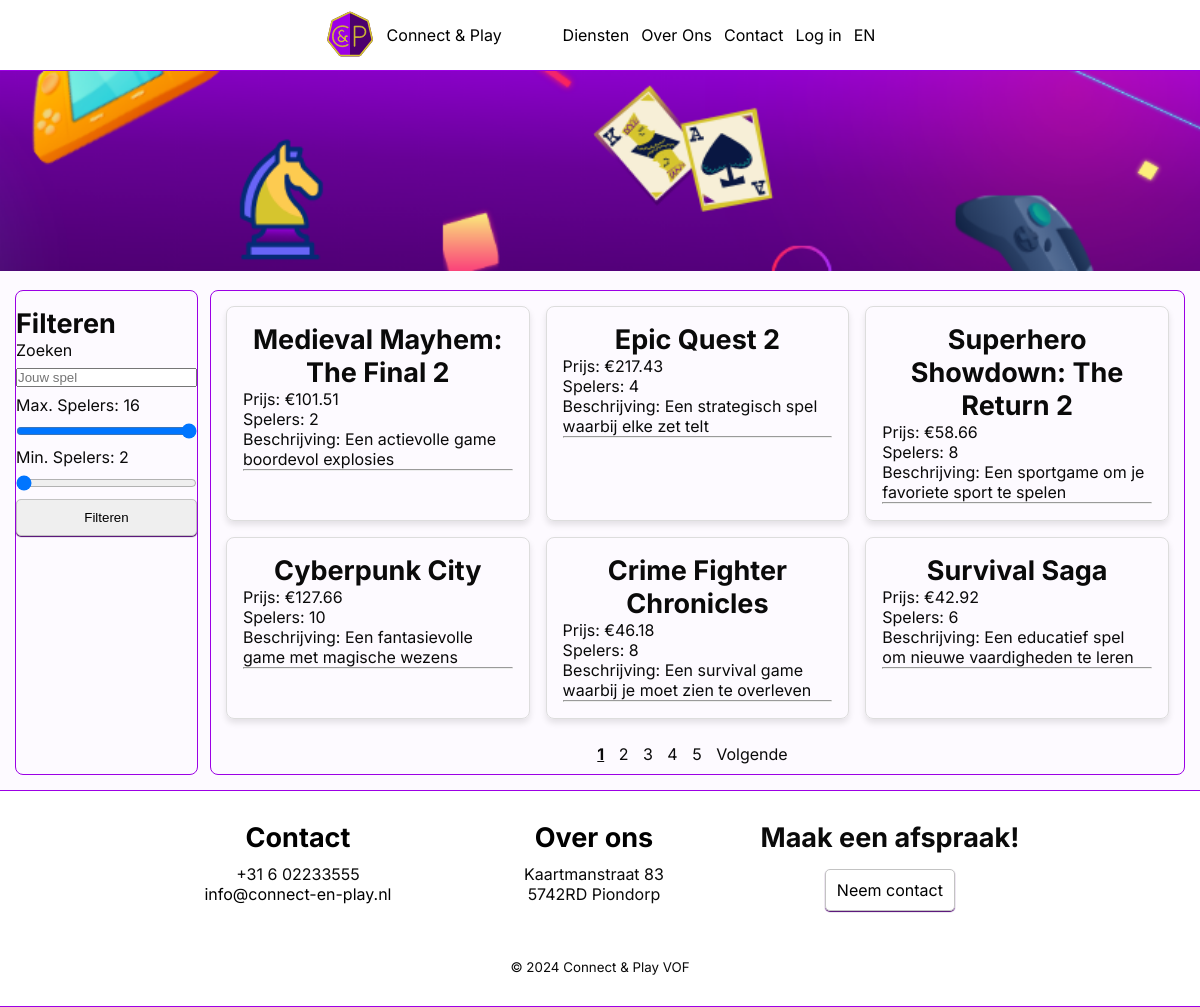
Screenshot of /webshop.php with the database file from the repository.
### tables this page shows
CREATE TABLE `game` (
  `game_id` int(11) NOT NULL,
  `players` int(11) NOT NULL,
  `price` decimal(10,2) NOT NULL,
  `duration` int(11) DEFAULT NULL CHECK (`duration` > 0),
  `name` varchar(150) NOT NULL,
  `description` mediumtext NOT NULL,
  `difficulty` varchar(20) NOT NULL,
  `left_in_stock` int(11) NOT NULL
);

### php/Shared/Database.php (called while the page is built, shortened)
<?php
class Database
{
    private static ?PDO $connection = null;
    public static function connect(
        string $servername = "mariadb",
        string $username = "root",
        string $password = "",
        string $name = "webshop"
    ): PDO {
        if (self::$connection === null) {
            self::$connection = new PDO("mysql:host={$servername};dbname={$name};charset=utf8mb4", $username, $password);
            self::$connection->setAttribute(PDO::ATTR_ERRMODE, PDO::ERRMODE_EXCEPTION);
            self::$connection->setAttribute(PDO::ATTR_DEFAULT_FETCH_MODE, PDO::FETCH_ASSOC);
        }
        return self::$connection;
    }
}

### php/Shop/Controllers/WebshopController.php (called while the page is built, shortened)
<?php
require_once '/var/www/php/Shop/DataAccess/GameRepository.php';
class WebshopController {
    private GameRepository $gameRepository;
    private string $searchQuery;
    private int $maxPlayers = 16;
    private int $minPlayers = 2;
    private bool $filterActive = false;
    private array $games = [];
    private int $gamesPerPage = 6;
    public function __construct() {
        $this->gameRepository = new GameRepository();
    }
    public function getCurrentPage(): int {
        return isset($_GET['page']) ? (int)$_GET['page'] : 1;
    }
    public function getGames(): array
    {
        $offset = ($this->getCurrentPage() - 1) * $this->gamesPerPage;
        return array_slice(
            $this->games,
            $offset,
            $this->gamesPerPage
        );
    }
    public function fetchGames(int $amountOfGames = 0): void {
        if ($amountOfGames > 0) {
            $this->gamesPerPage = $amountOfGames;
        } else {
            $this->gamesPerPage = 6;
        }
        $this->games = $this->gameRepository->getGames();
        $this->games = $this->filterGames($this->games);
    }
    public function getTotalOfGames(): int {
        return count($this->games);
    }
    public function getTotalPages(): int {
        return ceil($this->getTotalOfGames() / $this->gamesPerPage);
    }
    private function filterGames(array $games): array
    {
        if (!$this->filterActive) {
            return $games;
        }
        $games = array_filter($games, function($game) {
            return $game->getPlayers() >= $this->minPlayers;
        });
        $games = array_filter($games, function($game) {
            return $game->getPlayers() <= $this->maxPlayers;
        });
        $games = array_filter($games, function($game) {
            return str_contains(
                strtolower($game->getName()),
                strtolower($this->searchQuery)
            ) || str_contains(
                strtolower($game->getDescription()),
                strtolower($this->searchQuery)
            );
        });
        return $games;
    }
    public function getFilterParams(): string
    {
        return "";
    }
}
?>

### php/Shop/DataAccess/GameRepository.php (called while the page is built, shortened)
<?php
require_once '/var/www/php/Shared/Database.php';
require_once '/var/www/php/Shop/Domain/Game.php';
class GameRepository
{
    private PDO $db;
    public function __construct()
    {
        try {
            $this->db = Database::connect();
        } catch (PDOException $e) {
            echo "Fout bij het verbinden met de database: " . $e->getMessage();
            exit;
        }
    }
    public function getGames(): array
    {
        $allGames = [];
        $stmtGame = $this->db->prepare("SELECT * FROM `game`");
        $stmtGame->execute();
        $gameRows = $stmtGame->fetchAll();
        foreach ($gameRows as $row) {
            $allGames[] = new Game(
                (int) $row['players'],
                (float) $row['price'],
                (int) $row['duration'],
                (string) $row['name'],
                (string) $row['description'],
                (string) $row['difficulty'],
                (int) $row['left_in_stock'],
                (int) $row['game_id']
            );
        }
        return $allGames;
    }
}
?>

### php/Shop/Domain/Game.php (called while the page is built, shortened)
<?php
class Game
{
    public function getId(): int
    {
        return $this->id;
    }
    public function getPlayers(): int
    {
        return $this->players;
    }
    public function getPrice(): float
    {
        return $this->price;
    }
    public function getName(): string
    {
        return $this->name;
    }
    public function getDescription(): string
    {
        return $this->description;
    }
}
?>

### public/webshop.php (the view, shortened to what this page needs)
<?php
require_once '../php/Shared/header.php';
require_once '../php/Shop/controllers/WebshopController.php';
$controller = new WebshopController();
$currentPage = $controller->getCurrentPage();
$controller->fetchGames();
?>
<img class="banner-img" src="images/bannerImg.jpg" alt="Banner afbeelding" />
<div id="webshopContainer" class="mb-flex-col flex flex-nowrap py-15 px-15">
    <div id="productfilter" class="col-2 product-accent-border flex justify-center">
        <aside class="filter-sectie mb-col-12">
            <h3>Filteren</h3>
            <form class="flex mb-flex-col">
				<div class="flex flex-col col-12">
					<label for="zoekfunctie">Zoeken</label>
					<input type="text" id="zoekfunctie" name="search" placeholder="Jouw spel" value="<?php echo $_GET["search"] ?? ""; ?>">
				</div>
				<div class="flex flex-col col-12">
					<label for="maxspelers">Max. Spelers: <span id="maxspelers-value"></span></label>
					<input type="range" id="maxspelers" name="maxspelers" min="2" max="16" step="2" value="<?php echo $_GET["maxspelers"] ?? '16'; ?>">
				</div>
				<div class="flex flex-col col-12">
					<label for="minspelers">Min. Spelers: <span id="minspelers-value"></span></label>
					<input type="range" id="minspelers" name="minspelers" min="2" max="16" step="2" value="<?php echo $_GET["minspelers"] ?? '2'; ?>">
				</div>
                	<button class="button" type="submit">Filteren</button>
            </form>
        </aside>
    </div>
	<div class="product-accent-border mb-col-12 col-10">
		<div id="productlijst" class="mb-col-12 col-12 flex justify-center px-15 py-15">
			<?php foreach ($controller->getGames() as $game): ?>
				<div class="game-card" onclick="window.location='/product.php?id=<?php echo $game->getId() ?>'">
					<h3 class="text-center"><?php echo htmlspecialchars($game->getName()); ?></h3>
					<p>Prijs: €<?php echo htmlspecialchars($game->getPrice()); ?></p>
					<p>Spelers: <?php echo htmlspecialchars($game->getPlayers()); ?></p>
					<p>Beschrijving: <?php echo htmlspecialchars($game->getDescription()); ?></p>
					<hr/>
				</div>
			<?php endforeach; ?>
		</div>
		<div id="pagination" class="py-10 px-10 text-center">
			<?php for ($i = 1; $i <= $controller->getTotalPages(); $i++): ?>
				<a href="?page=<?php echo $i . $controller->getFilterParams(); ?>">
				<?php if ($i === $currentPage): ?>
					<b><u><?php echo $i; ?></u></b>
				<?php else: ?>
					<?php echo $i; ?>
				<?php endif; ?>
				</a>
			<?php endfor; ?>
			<?php if ($currentPage < $controller->getTotalPages()): ?>
				<a href="?page=<?php echo $currentPage + 1 . $controller->getFilterParams(); ?>">Volgende</a>
			<?php endif; ?>
		</div>
	</div>
</div>
<?php require_once '../php/Shared/footer.php'; ?>

### rows the page displays
game: name "Medieval Mayhem: The Final 2", price "101.51", players "2", description "Een actievolle game boordevol explosies"
game: name "Epic Quest 2", price "217.43", players "4", description "Een strategisch spel waarbij elke zet telt"
game: name "Superhero Showdown: The Return 2", price "58.66", players "8", description "Een sportgame om je favoriete sport te spelen"
game: name "Cyberpunk City", price "127.66", players "10", description "Een fantasievolle game met magische wezens"
game: name "Crime Fighter Chronicles", price "46.18", players "8", description "Een survival game waarbij je moet zien te overleven"
game: name "Survival Saga", price "42.92", players "6", description "Een educatief spel om nieuwe vaardigheden te leren"

### other values shown
__('nav.services') "Diensten"
__('nav.about') "Over Ons"
__('nav.contact') "Contact"
__('nav.login') "Log in"
